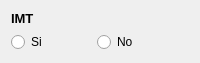
                    <widget class="QFrame" name="espacio_imt">
                     <property name="maximumSize">
                      <size>
                       <width>200</width>
                       <height>60</height>
                      </size>
                     </property>
                     <property name="styleSheet">
                      <string/>
                     </property>
                     <layout class="QFormLayout" name="formLayout_3">
                      <property name="horizontalSpacing">
                       <number>50</number>
                      </property>
                      <item row="0" column="0">
                       <widget class="QLabel" name="label_imt">
                        <property name="maximumSize">
                         <size>
                          <width>120</width>
                          <height>16777215</height>
                         </size>
                        </property>
                        <property name="font">
                         <font>
                          <family>Arial</family>
                          <pointsize>10</pointsize>
                          <weight>75</weight>
                          <bold>true</bold>
                         </font>
                        </property>
                        <property name="styleSheet">
                         <string notr="true"/>
                        </property>
                        <property name="text">
                         <string>IMT</string>
                        </property>
                        <property name="textFormat">
                         <enum>Qt::PlainText</enum>
                        </property>
                        <property name="scaledContents">
                         <bool>true</bool>
                        </property>
                       </widget>
                      </item>
                      <item row="1" column="0">
                       <widget class="QRadioButton" name="input_imt_si">
                        <property name="styleSheet">
                         <string notr="true"/>
                        </property>
                        <property name="text">
                         <string>Si</string>
                        </property>
                       </widget>
                      </item>
                      <item row="1" column="1">
                       <widget class="QRadioButton" name="input_imt_no">
                        <property name="styleSheet">
                         <string notr="true"/>
                        </property>
                        <property name="text">
                         <string>No</string>
                        </property>
                       </widget>
                      </item>
                     </layout>
                    </widget>
